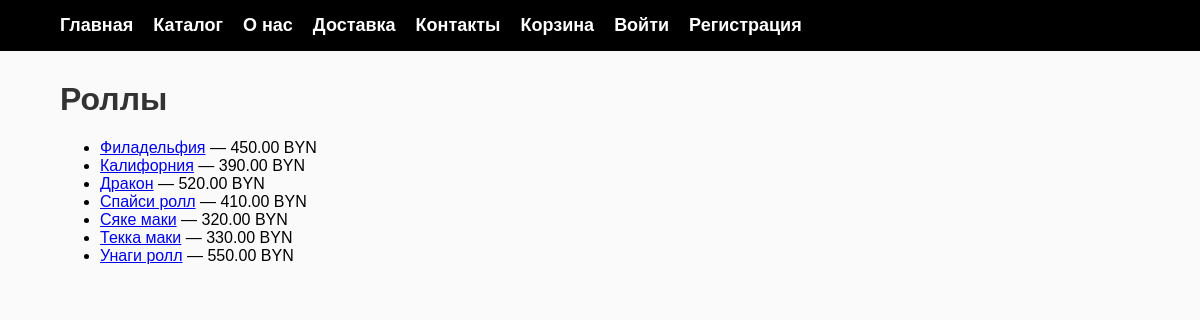
Page /catalog/rolls/ on the committed database.
### shop/models.py (models this page shows, shortened)
class Category(models.Model):
    name = models.CharField(max_length=100)
    slug = models.SlugField(unique=True)
    description = models.TextField(blank=True)
    image = models.ImageField(upload_to='categories/', blank=True)

class Product(models.Model):
    category = models.ForeignKey(Category, on_delete=models.CASCADE, related_name='products')
    name = models.CharField(max_length=150)
    slug = models.SlugField(unique=True)
    description = models.TextField()
    price = models.DecimalField(max_digits=8, decimal_places=2)
    weight = models.IntegerField()
    image = models.ImageField(upload_to='products/')

### shop/views.py (the view)
# urls.py: path('catalog/<slug:slug>/', views.category_products, name='category_products'),
def category_products(request, slug):
    category = get_object_or_404(Category, slug=slug)
    products = category.products.all()
    return render(request, 'category_products.html', {
        'category': category,
        'products': products
    })

### shop/templates/category_products.html (shortened to what this page needs)
{% extends 'base.html' %}
{% block content %}
<h1>{{ category.name }}</h1>
<ul>
{% for p in products %}
    <li>
        <a href="/product/{{ p.slug }}/">{{ p.name }}</a>
        — {{ p.price }} BYN
    </li>
{% endfor %}
</ul>
{% endblock %}

### shop/templates/base.html (style rules this page uses)
body { margin: 0; font-family: Arial, sans-serif; background: #fafafa; }
h1 { color: #333; }

### rows in the picture
Category: name "Роллы"
Product: name "Филадельфия", price "450.00"
Product: name "Калифорния", price "390.00"
Product: name "Дракон", price "520.00"
Product: name "Спайси ролл", price "410.00"
Product: name "Сяке маки", price "320.00"
Product: name "Текка маки", price "330.00"
Product: name "Унаги ролл", price "550.00"
